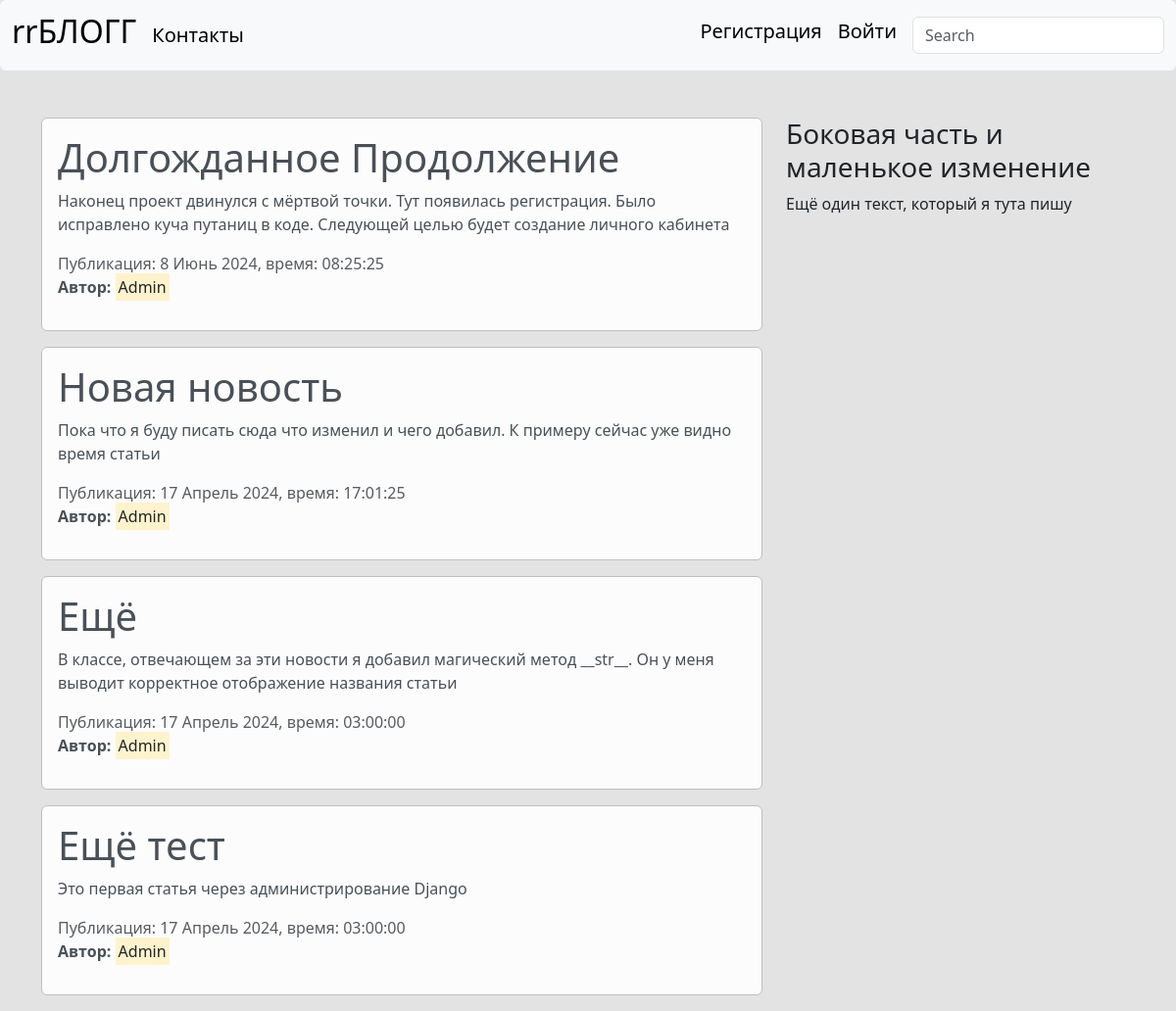
The app's page /, older data.
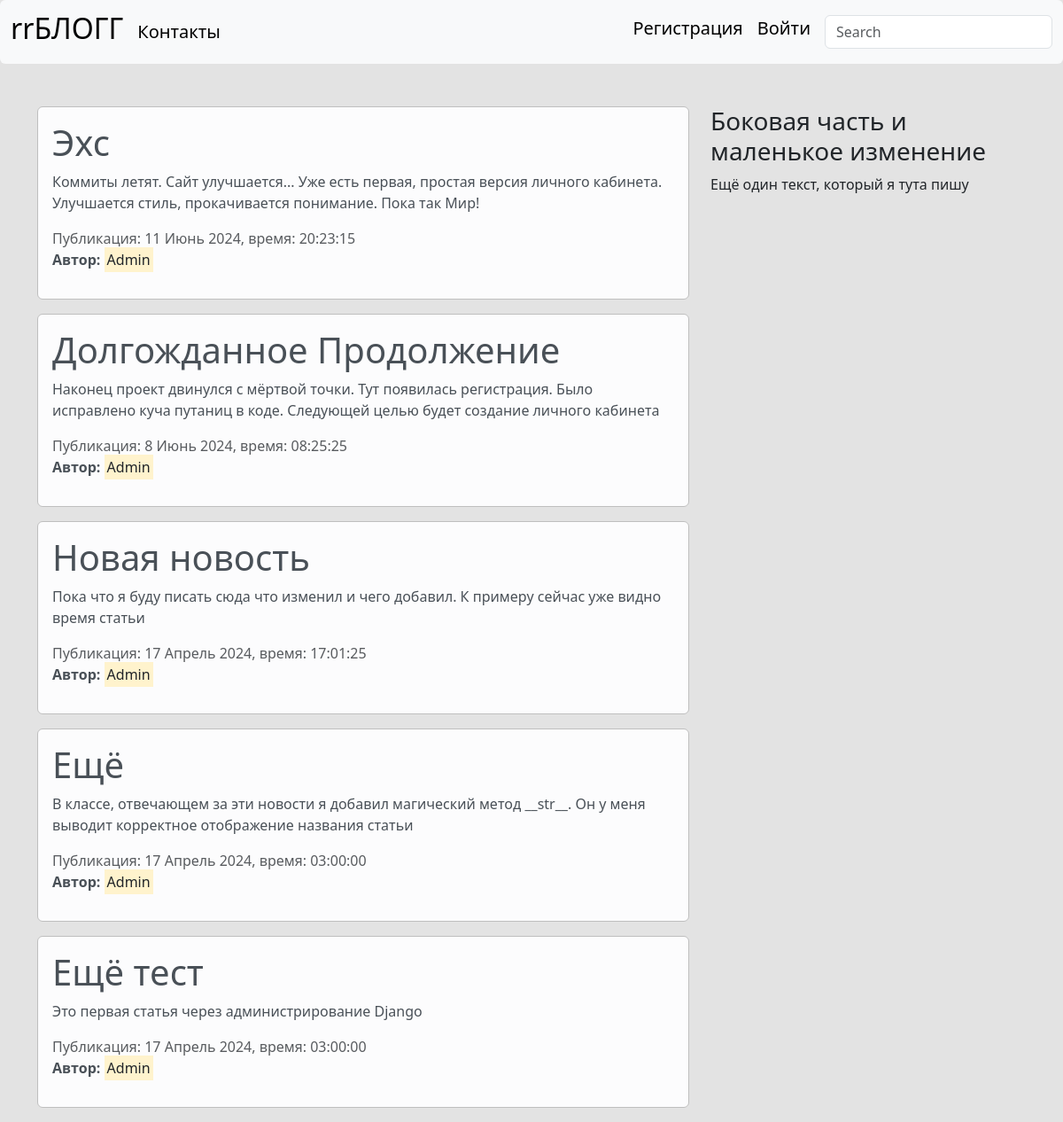
The same page, newer data.
### blog/models.py (models this page shows, shortened)
class News(models.Model):
    title = models.CharField(verbose_name='Название статьи', max_length=100)
    text = models.TextField(verbose_name='Основной текст статьи')
    date = models.DateTimeField(verbose_name='Дата', default=timezone.now)
    avtor = models.ForeignKey(User, verbose_name='Автор', on_delete=models.CASCADE)
    class Meta:
        verbose_name = 'Новость'
        verbose_name_plural = 'Новости'

### blog/views.py (the view)
# urls.py: path('', views.home, name='home'),
def home(request):
    data = {
        'news': News.objects.all().order_by('-id'),
        'title': 'Главная страница',
    }
    return render(
        request,
        'blog/home.html',
        data
    )

### blog/templates/blog/home.html (shortened to what this page needs)
{% extends 'base.html' %}
{% block content %}
    {% for post in news %}
        <div class="alert alert-light">
            <h1>{{ post.title }}</h1>
            <p>{{ post.text }}</p>
            <span class="text-muted">Публикация: {{ post.date | date:"j F Y, время: H:i:s" }}</span>
            <p>
                <b>Автор:</b>
                <mark>{{ post.avtor }}</mark>
            </p>
        </div>
    {% endfor %}
{% endblock %}

### templates/base.html (shortened to what this page needs)
{% load static %}
<!DOCTYPE html>
<html lang="ru">
<head>
    <link href="https://cdn.jsdelivr.net/npm/bootstrap@5.3.3/dist/css/bootstrap.min.css"
          rel="stylesheet"
>
    <link rel="stylesheet" href="{% static 'blog/main.css' %}">
</head>
<body>
<nav class="navbar navbar-expand-lg bg-body-tertiary rounded">
    <div class="container-fluid">
        <a class="navbar-brand" href="{% url 'home' %}"><h2>rrБЛОГГ</h2></a>
        <div class="collapse navbar-collapse" id="navbarsExample09">
            <ul class="navbar-nav me-auto mb-2 mb-lg-0 mt-30">
                <li class="nav-item">
                    <a class="navbar-brand" href="{% url 'contact' %}">Контакты</a>
                </li>
            </ul>
            {% if not user.is_authenticated %}
                <ul class="navbar-nav mb-2 ml-3">
                    <li class="nav-item">
                        <a class="navbar-brand" href="{% url 'sig' %}">Регистрация</a>
                    </li>
                    <li class="nav-item">
                        <a class="navbar-brand" href="{% url 'log' %}">Войти</a>
                    </li>
                </ul>
            {% endif %}
            <form role="search">
                <input class="form-control" type="search" placeholder="Search" aria-label="Search">
            </form>
        </div>
    </div>
</nav>
<div class="container mt-5">
    <div class="row">
        <div class="col-md-8">
            {% block content %}
            {% endblock %}
        </div>
        <aside class="col-md-4">
            <h3>
                Боковая часть и маленькое изменение
            </h3>
            Ещё один текст, который я тута пишу
        </aside>
    </div>
</div>
</body>
</html>

### blog/static/blog/main.css (style rules this page uses)
body { background: #e3e3e3; }
.alert-light { border-color: #bfbfbf; }
.navbar { border-color: #bfbfbf; color: #a85757; }

Row changes from the older to the newer data that the page shows:
added News: title "Эхс", text "Коммиты летят. Сайт улучшается... Уже есть первая, простая версия личного кабинета. Улучшается стиль, прокачивается понимание. Пока так Мир!", date "11 Июнь 2024, время: 20:23:15", avtor "Admin"
